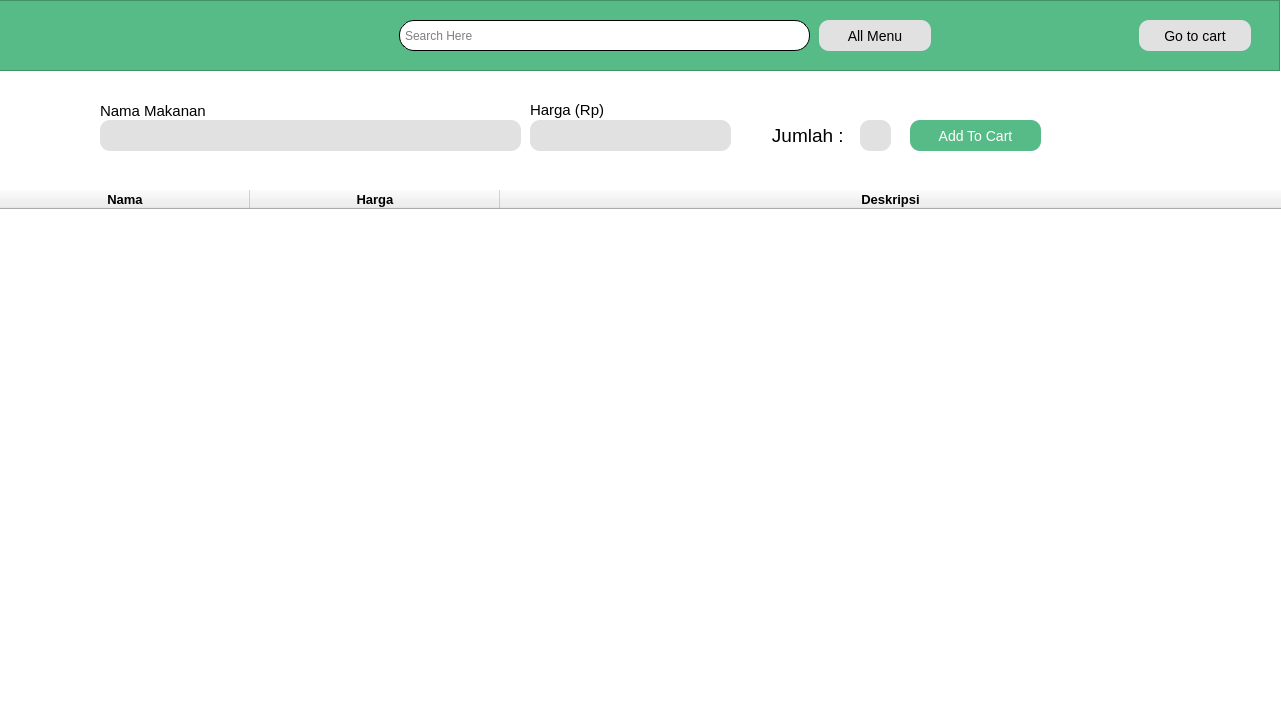
<?xml version="1.0" encoding="UTF-8"?>
<ui version="4.0">
 <class>Dialog</class>
 <widget class="QDialog" name="Dialog">
  <property name="geometry">
   <rect>
    <x>0</x>
    <y>0</y>
    <width>1281</width>
    <height>720</height>
   </rect>
  </property>
  <property name="windowTitle">
   <string>Dialog</string>
  </property>
  <property name="styleSheet">
   <string notr="true">QDialog#Dialog{
	background-color: #fff;
}</string>
  </property>
  <widget class="QTableWidget" name="tableWidget">
   <property name="geometry">
    <rect>
     <x>0</x>
     <y>190</y>
     <width>1281</width>
     <height>531</height>
    </rect>
   </property>
   <property name="layoutDirection">
    <enum>Qt::LeftToRight</enum>
   </property>
   <property name="frameShape">
    <enum>QFrame::NoFrame</enum>
   </property>
   <property name="frameShadow">
    <enum>QFrame::Sunken</enum>
   </property>
   <property name="alternatingRowColors">
    <bool>true</bool>
   </property>
   <property name="showGrid">
    <bool>false</bool>
   </property>
   <property name="wordWrap">
    <bool>true</bool>
   </property>
   <attribute name="horizontalHeaderCascadingSectionResizes">
    <bool>true</bool>
   </attribute>
   <attribute name="horizontalHeaderDefaultSectionSize">
    <number>250</number>
   </attribute>
   <attribute name="horizontalHeaderHighlightSections">
    <bool>true</bool>
   </attribute>
   <attribute name="horizontalHeaderStretchLastSection">
    <bool>true</bool>
   </attribute>
   <attribute name="verticalHeaderVisible">
    <bool>false</bool>
   </attribute>
   <attribute name="verticalHeaderCascadingSectionResizes">
    <bool>true</bool>
   </attribute>
   <attribute name="verticalHeaderDefaultSectionSize">
    <number>50</number>
   </attribute>
   <attribute name="verticalHeaderHighlightSections">
    <bool>false</bool>
   </attribute>
   <column>
    <property name="text">
     <string>Nama</string>
    </property>
    <property name="font">
     <font>
      <pointsize>10</pointsize>
      <weight>75</weight>
      <bold>true</bold>
     </font>
    </property>
   </column>
   <column>
    <property name="text">
     <string>Harga</string>
    </property>
    <property name="font">
     <font>
      <pointsize>10</pointsize>
      <weight>75</weight>
      <bold>true</bold>
     </font>
    </property>
   </column>
   <column>
    <property name="text">
     <string>Deskripsi</string>
    </property>
    <property name="font">
     <font>
      <pointsize>10</pointsize>
      <weight>75</weight>
      <bold>true</bold>
     </font>
    </property>
   </column>
  </widget>
  <widget class="QLabel" name="labelHarga">
   <property name="geometry">
    <rect>
     <x>530</x>
     <y>120</y>
     <width>201</width>
     <height>31</height>
    </rect>
   </property>
   <property name="font">
    <font>
     <pointsize>12</pointsize>
    </font>
   </property>
   <property name="styleSheet">
    <string notr="true">QLabel#labelHarga{
	border-radius: 10px;
	background-color: rgb(225, 225, 225);
}</string>
   </property>
   <property name="frameShape">
    <enum>QFrame::Box</enum>
   </property>
   <property name="text">
    <string/>
   </property>
   <property name="alignment">
    <set>Qt::AlignCenter</set>
   </property>
  </widget>
  <widget class="QLabel" name="label_3">
   <property name="geometry">
    <rect>
     <x>720</x>
     <y>110</y>
     <width>181</width>
     <height>51</height>
    </rect>
   </property>
   <property name="font">
    <font>
     <pointsize>14</pointsize>
    </font>
   </property>
   <property name="text">
    <string>Jumlah : </string>
   </property>
   <property name="alignment">
    <set>Qt::AlignCenter</set>
   </property>
  </widget>
  <widget class="QLineEdit" name="jumlahText">
   <property name="geometry">
    <rect>
     <x>860</x>
     <y>120</y>
     <width>31</width>
     <height>31</height>
    </rect>
   </property>
   <property name="font">
    <font>
     <pointsize>14</pointsize>
    </font>
   </property>
   <property name="styleSheet">
    <string notr="true">QLineEdit#jumlahText{
	border-radius: 10px;
	background-color: rgb(225, 225, 225);
}

QLineEdit#jumlahText::focus{
	border: 2px solid blue;
}</string>
   </property>
   <property name="text">
    <string/>
   </property>
   <property name="placeholderText">
    <string/>
   </property>
  </widget>
  <widget class="QPushButton" name="addToCartButton">
   <property name="geometry">
    <rect>
     <x>910</x>
     <y>120</y>
     <width>131</width>
     <height>31</height>
    </rect>
   </property>
   <property name="styleSheet">
    <string notr="true">QPushButton#addToCartButton {
    background-color: #56BB86;
    border-radius: 10px;
    font:14px;
	color:#fff;
    padding: 6px;
}
QPushButton#addToCartButton:hover {
    background-color:rgb(46, 209, 119);
	border-style: inset;
}

QPushButton#addToCartButton:pressed {
    background-color:rgb(58, 127, 90);
	border-style: inset;
}</string>
   </property>
   <property name="text">
    <string>Add To Cart</string>
   </property>
  </widget>
  <widget class="QLabel" name="labelNama">
   <property name="geometry">
    <rect>
     <x>100</x>
     <y>120</y>
     <width>421</width>
     <height>31</height>
    </rect>
   </property>
   <property name="font">
    <font>
     <pointsize>12</pointsize>
    </font>
   </property>
   <property name="styleSheet">
    <string notr="true">QLabel#labelNama{
	border-radius: 10px;
	background-color: rgb(225, 225, 225);
}
</string>
   </property>
   <property name="frameShape">
    <enum>QFrame::Box</enum>
   </property>
   <property name="text">
    <string/>
   </property>
   <property name="alignment">
    <set>Qt::AlignCenter</set>
   </property>
  </widget>
  <widget class="QFrame" name="frame">
   <property name="geometry">
    <rect>
     <x>-1</x>
     <y>0</y>
     <width>1281</width>
     <height>71</height>
    </rect>
   </property>
   <property name="styleSheet">
    <string notr="true">QFrame#frame {
	background-color: rgb(86, 187, 134);
}</string>
   </property>
   <property name="frameShape">
    <enum>QFrame::StyledPanel</enum>
   </property>
   <property name="frameShadow">
    <enum>QFrame::Raised</enum>
   </property>
   <widget class="QPushButton" name="gtCartButton">
    <property name="geometry">
     <rect>
      <x>1140</x>
      <y>20</y>
      <width>112</width>
      <height>31</height>
     </rect>
    </property>
    <property name="styleSheet">
     <string notr="true">QPushButton#gtCartButton {
    background-color: rgb(225, 225, 225);
    border-radius: 10px;
    font:14px;
	color:#000;
    padding: 6px;
}
QPushButton#gtCartButton:hover {
	background-color:rgb(231, 231, 231);
    border-style: inset;
}
QPushButton#gtCartButton:pressed {
	background-color:rgb(190, 190, 190);
    border-style: inset;
}</string>
    </property>
    <property name="text">
     <string>Go to cart</string>
    </property>
   </widget>
   <widget class="QPushButton" name="allMenuButton">
    <property name="geometry">
     <rect>
      <x>820</x>
      <y>20</y>
      <width>112</width>
      <height>31</height>
     </rect>
    </property>
    <property name="styleSheet">
     <string notr="true">QPushButton#allMenuButton {
    background-color: rgb(225, 225, 225);
    border-radius: 10px;
    font:14px;
	color:#000;
    padding: 6px;
}
QPushButton#allMenuButton:hover {
	background-color:rgb(231, 231, 231);
    border-style: inset;
}
QPushButton#allMenuButton:pressed {
	background-color:rgb(190, 190, 190);
    border-style: inset;
}</string>
    </property>
    <property name="text">
     <string>All Menu</string>
    </property>
   </widget>
   <widget class="QLineEdit" name="searchText">
    <property name="geometry">
     <rect>
      <x>400</x>
      <y>20</y>
      <width>411</width>
      <height>31</height>
     </rect>
    </property>
    <property name="styleSheet">
     <string notr="true">QLineEdit#searchText{
	border: 1px solid black;
	border-radius: 15px;
	padding:3px;
}

QLineEdit#searchText::focus{
	border: 2px solid blue;
}
</string>
    </property>
    <property name="placeholderText">
     <string>Search Here</string>
    </property>
   </widget>
  </widget>
  <widget class="QLabel" name="label">
   <property name="geometry">
    <rect>
     <x>100</x>
     <y>100</y>
     <width>151</width>
     <height>21</height>
    </rect>
   </property>
   <property name="font">
    <font>
     <pointsize>11</pointsize>
    </font>
   </property>
   <property name="text">
    <string>Nama Makanan</string>
   </property>
  </widget>
  <widget class="QLabel" name="label_2">
   <property name="geometry">
    <rect>
     <x>530</x>
     <y>100</y>
     <width>181</width>
     <height>20</height>
    </rect>
   </property>
   <property name="font">
    <font>
     <pointsize>11</pointsize>
    </font>
   </property>
   <property name="text">
    <string>Harga (Rp)</string>
   </property>
  </widget>
  <zorder>frame</zorder>
  <zorder>tableWidget</zorder>
  <zorder>labelHarga</zorder>
  <zorder>label_3</zorder>
  <zorder>jumlahText</zorder>
  <zorder>addToCartButton</zorder>
  <zorder>labelNama</zorder>
  <zorder>label</zorder>
  <zorder>label_2</zorder>
 </widget>
 <resources/>
 <connections/>
</ui>
